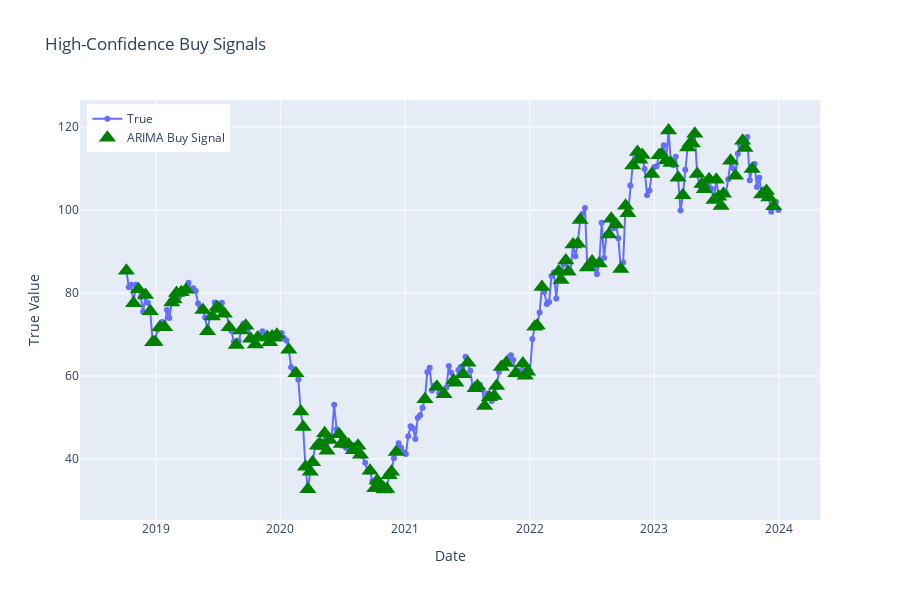

Notebook code cell kept with this figure:
### Code cell
# Filter high-confidence ARIMA predictions
buys = comparison[comparison['c ARIMA Predicted Difference'] > 0]

# Create the figure
fig = go.Figure()

# Plot true values
fig.add_trace(go.Scatter(
    x=comparison.index,
    y=comparison['True'],
    name='True',
    mode='lines+markers'
))

# Add green up arrows where model predicts strongly upwards
fig.add_trace(go.Scatter(
    x=buys.index,
    y=buys['True'],
    mode='markers',
    marker=dict(color='green', size=15, symbol='triangle-up'),
    name='ARIMA Buy Signal'
))

# Update layout for clarity
fig.update_layout(
    title='High-Confidence Buy Signals',
    xaxis_title='Date',
    yaxis_title='True Value',
    height=600,
    legend=dict(x=0.01, y=0.99)
)

fig.show()

### Figure 1 — Plotly figure (JSON) as saved in the notebook; plotly's stock layout.template omitted (floating-point values rounded to 4 significant figures; data arrays with more than 128 entries replaced by an {"elided": "..."} marker saying what was removed)
{"data": [{"mode": "lines+markers", "name": "True", "type": "scatter", "x": {"elided": "274 str values"}, "y": {"elided": "274 float values"}}, {"marker": {"color": "green", "size": 15, "symbol": "triangle-up"}, "mode": "markers", "name": "ARIMA Buy Signal", "type": "scatter", "x": {"elided": "134 str values"}, "y": {"elided": "134 float values"}}], "layout": {"height": 600, "legend": {"x": 0.01, "y": 0.99}, "title": {"text": "High-Confidence Buy Signals"}, "xaxis": {"title": {"text": "Date"}}, "yaxis": {"title": {"text": "True Value"}}}}
